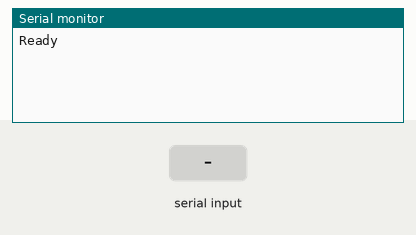
Simulated run of this sketch. Board: Arduino Uno, built with avr-gcc and run on an emulated ATmega328P. On the bench: the last lines printed to the serial monitor. Inputs (shaded band) come from the test bench.

Above: at 1.2 s.
1.3 s: "s" received over Serial
At 3.8 s:
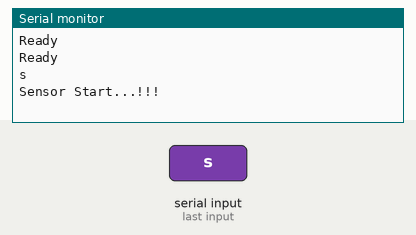
4.3 s: "t" received over Serial
At 7.0 s:
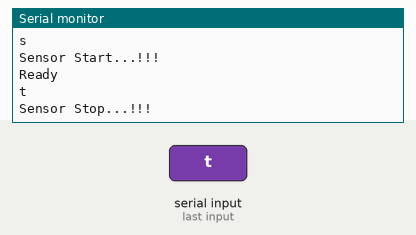
7.3 s: "1" received over Serial
At 9.5 s:
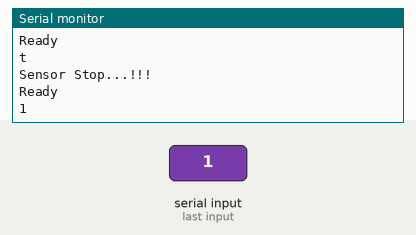

The sketch:

_1111.ino
```cpp
void setup() {
  // put your setup code here, to run once:
  Serial.begin(9600);

}

void loop() {
  // put your main code here, to run repeatedly:
  Serial.println("Ready");
  //if there is input
  if(Serial.available() > 0){
    String cmd = "";
    cmd = Serial.readString();
    Serial.println(cmd);
    if(cmd == "s"){
      Serial.println("Sensor Start...!!!");
    }else if(cmd == "t"){
      Serial.println("Sensor Stop...!!!");
    }
  }
  delay(2000);
}
```

Measured:
- after the input at 1.3 s, the serial monitor: prints a new line after 1.7 s (image 1)
- after the input at 4.3 s, the serial monitor: prints a new line after 1.7 s (image 2)
- after the input at 7.3 s, the serial monitor: prints a new line after 1.7 s (image 3)
